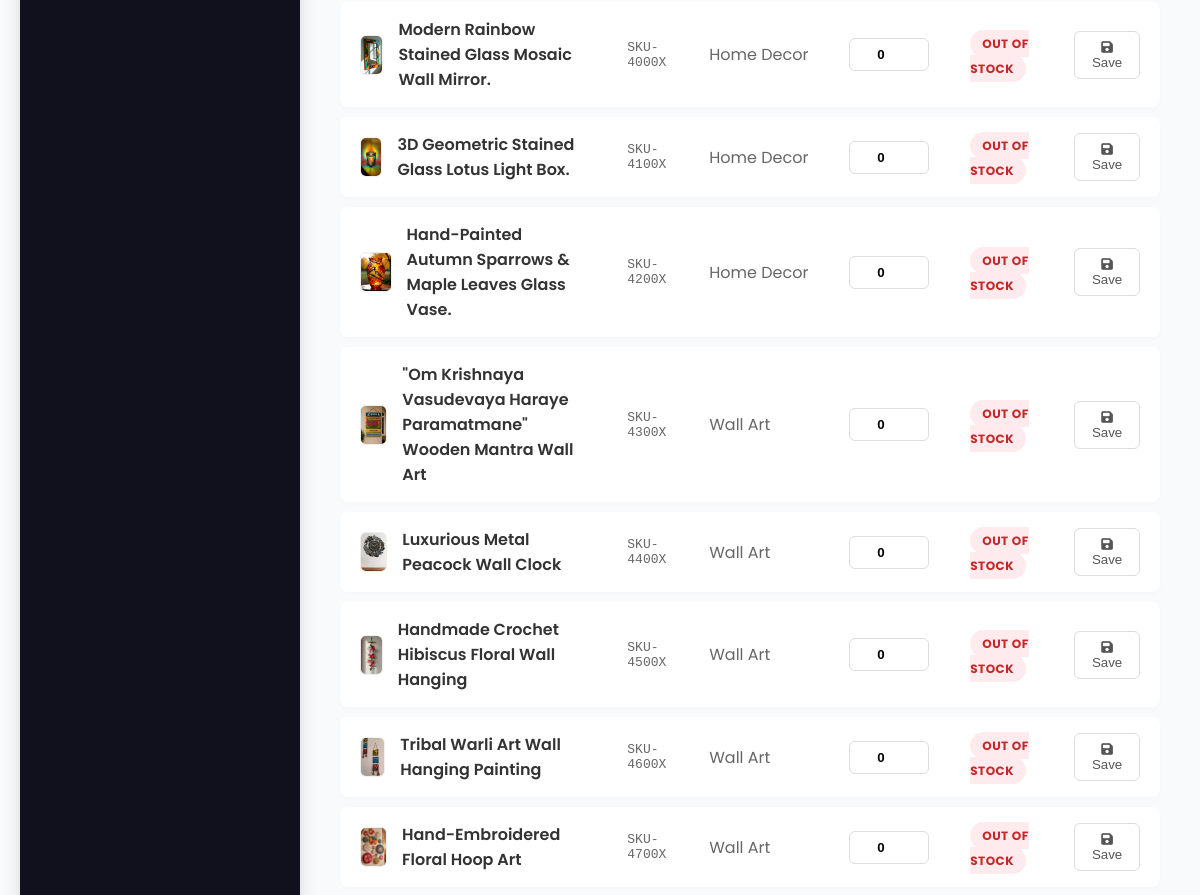
/admin-inventory/ (signed in, middle part), run on an earlier commit of the app's database.
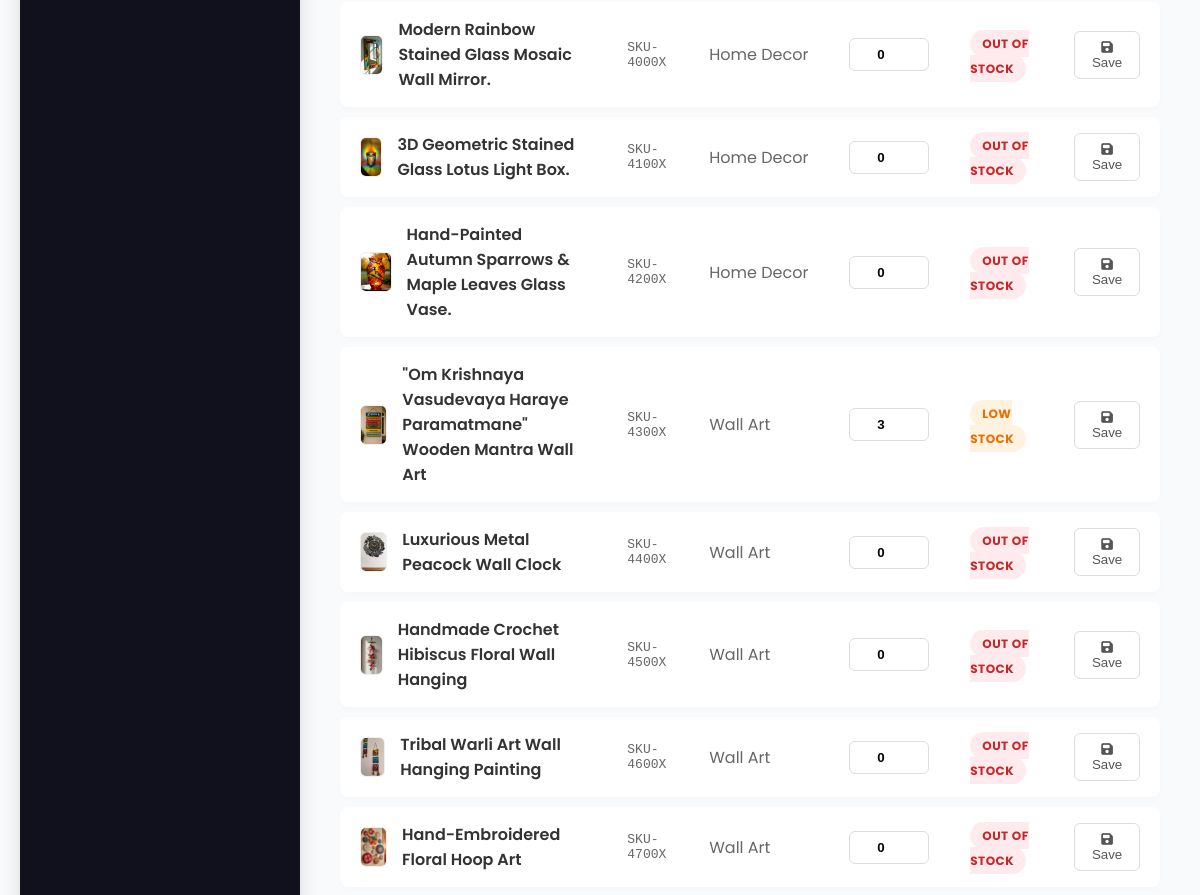
And on a later commit of the database.
### core/models.py (models this page shows, shortened)
class Product(models.Model):
    category = models.ForeignKey(Category, related_name='products', on_delete=models.CASCADE)
    name = models.CharField(max_length=200)
    slug = models.SlugField(unique=True)
    image = models.ImageField(upload_to='products/')
    description = models.TextField(blank=True)
    price = models.DecimalField(max_digits=10, decimal_places=2)
    stock = models.PositiveIntegerField(default=0)
    available = models.BooleanField(default=True)
    created_at = models.DateTimeField(auto_now_add=True)
    updated_at = models.DateTimeField(auto_now=True)

class Category(models.Model):
    name = models.CharField(max_length=100)
    slug = models.SlugField(unique=True)
    image = models.ImageField(upload_to='categories/', blank=True, null=True)
    class Meta:
        verbose_name_plural = "Categories"

### core/views.py (the view)
# urls.py: path('admin-inventory/', views.admin_inventory, name='admin_inventory'),
@login_required(login_url='login')
@user_passes_test(admin_only, login_url='login')
def admin_inventory(request):
    return render(request, 'admin/inventory.html', {
        'products': Product.objects.all()
    })

### core/views.py (called while the page is built)
def admin_only(user):
    return user.is_authenticated and user.is_staff

### core/templates/admin/inventory.html (shortened to what this page needs)
{% extends 'admin/base_admin.html' %}
{% load static %}
{% block content %}
<div class="fade-in-up">
    <table class="modern-table">
        <tbody id="inventoryBody">
            {% for p in products %}
            <tr class="table-row"
                data-stock="{{ p.stock|default:0 }}"
                data-name="{{ p.name|lower }}"
                data-sku="SKU-{{ p.id }}">
                <td>
                    <div style="display: flex; align-items: center;">
                        {% if p.image %}
                            <img src="{{ p.image.url }}" class="prod-thumb">
                        {% else %}
                            <div class="prod-thumb" style="display:flex; align-items:center; justify-content:center;"><i class="fas fa-box" style="color:#ccc;"></i></div>
                        {% endif %}
                        <span style="font-weight: 600; color: #333;">{{ p.name }}</span>
                    </div>
                </td>
                <td style="color: #666; font-family: monospace;">SKU-{{ p.id }}00X</td>
                <td style="color: #666;">
                    {% if p.category %}{{ p.category.name }}{% else %}Uncategorized{% endif %}
                </td>
                <form method="POST" action="{% url 'admin_update_stock' p.id %}">
                    <td>
                        <input type="number" name="stock" value="{{ p.stock|default:0 }}" class="stock-input" min="0">
                    </td>
                    <td>
                        {% if p.stock > 10 %}
                            <span class="status-badge status-in">In Stock</span>
                        {% elif p.stock > 0 %}
                            <span class="status-badge status-low">Low Stock</span>
                        {% else %}
                            <span class="status-badge status-out">Out of Stock</span>
                        {% endif %}
                    </td>
                    <td style="text-align: right;">
                        <button type="submit" class="btn-update">
                            <i class="fas fa-save"></i> Save
                        </button>
                    </td>
                </form>
            </tr>
            {% empty %}
            <tr>
                <td colspan="6" style="text-align: center; padding: 40px; color: #999;">
                    No products found in inventory.
                </td>
            </tr>
            {% endfor %}
        </tbody>
    </table>
</div>
{% endblock %}

What changed in the data, as far as the page shows it:
changed Product "\"Om Krishnaya Vasudevaya Haraye Paramatmane\" Wooden Mantra Wall Art": stock "0" → "3"; stock "OUT OF STOCK" → "LOW STOCK"
